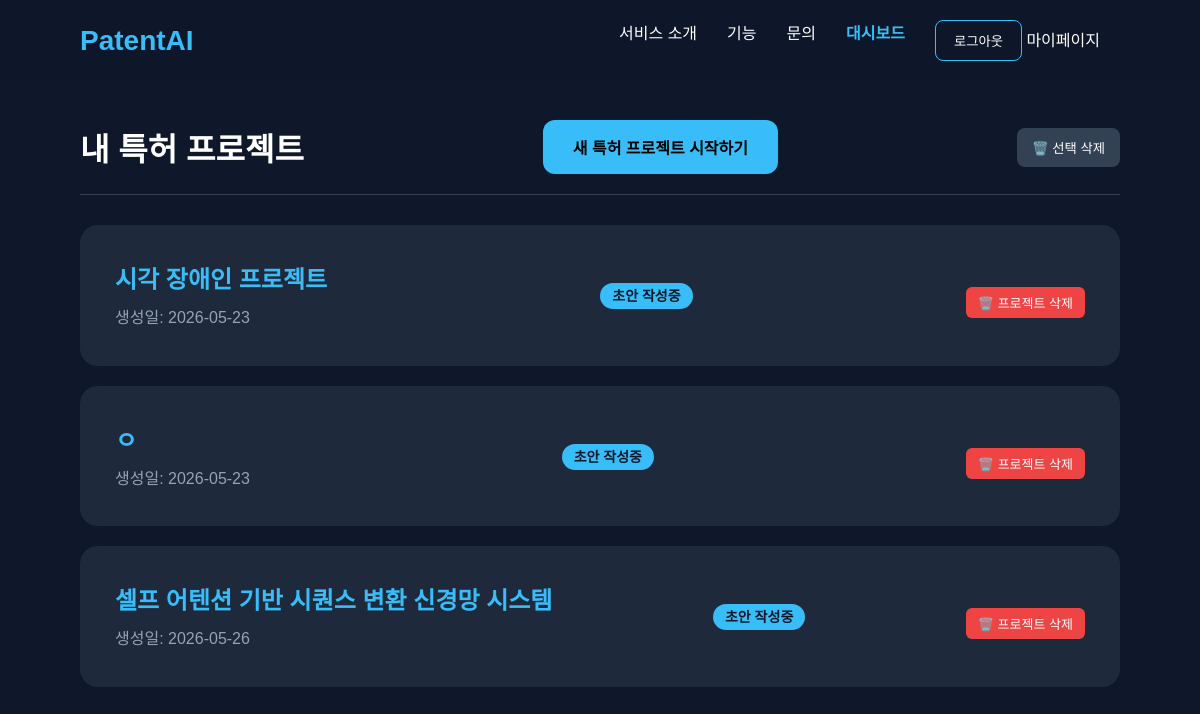
Page /workspace/dashboard/ (signed in) on the earlier database version.
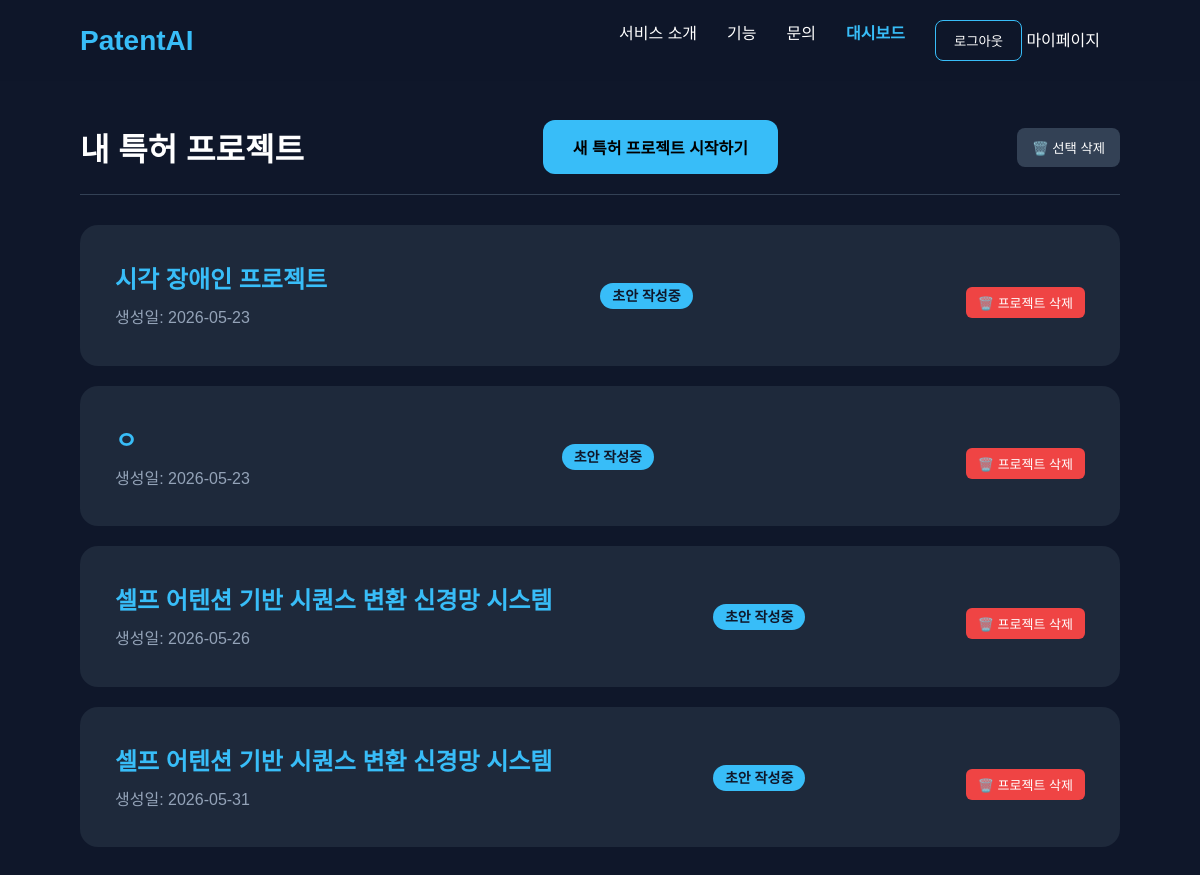
Same page on the later database version.
### workspace/models.py (models this page shows)
class PatentProject(models.Model):
    STATUS_CHOICES = (
        ('draft', '초안 작성중'),
        ('agent_processing', 'AI 처리중'),
        ('review', '변리사 검토중'),
        ('done', '완료'),
    )
    title = models.CharField(max_length=200, verbose_name="프로젝트명")
    owner = models.ForeignKey(User, on_delete=models.CASCADE, related_name='projects')
    status = models.CharField(max_length=20, choices=STATUS_CHOICES, default='draft')
    original_data_hash = models.CharField(max_length=64, blank=True, null=True) # 원본 데이터의 해시값을 저장하는 필드 (중복 방지 및 변경 감지용)
    created_at = models.DateTimeField(auto_now_add=True)
    updated_at = models.DateTimeField(auto_now=True)

### workspace/views.py (the view)
# urls.py: path('dashboard/', views.dashboard, name='dashboard'),
@login_required(login_url='/accounts/login/')
def dashboard(request):
    try:
        user_role = request.user.userprofile.role
    except:
        user_role = 'inventor'
    if user_role == 'attorney':
        projects = PatentProject.objects.filter(status='review')
        template_name = 'workspace/attorney_dashboard.html'
    else:
        projects = PatentProject.objects.filter(owner=request.user)
        template_name = 'workspace/inventor_dashboard.html'
    return render(request, template_name, {'projects': projects})

### workspace/templates/workspace/inventor_dashboard.html (shortened to what this page needs)
{% extends "base.html" %}
{% block content %}
<div class="dashboard-container" style="padding: 120px 80px 50px 80px; max-width: 1200px; margin: 0 auto;">
    <div style="display: flex; justify-content: space-between; align-items: center; border-bottom: 1px solid #334155; padding-bottom: 20px; margin-bottom: 30px;">
        <h1 style="margin: 0; font-size: 32px;">내 특허 프로젝트</h1>
        <a href="{% url 'create_project' %}" id="create-project-btn" class="start-btn" style="text-decoration: none; display: inline-block;">새 특허 프로젝트 시작하기</a>
        <button id="toggle-delete-mode-btn" style="background: #334155; color: white; border: none; padding: 10px 15px; border-radius: 8px; cursor: pointer;">
            🗑️ 선택 삭제
        </button>
    </div>
    <div class="project-list" style="display: flex; flex-direction: column; gap: 20px;">
        {% for project in projects %}
        <div class="card" style="width: 100%; display: flex; justify-content: space-between; align-items: center;">
            <div style="flex: 1; display: flex; justify-content: space-between; align-items: center;">
            <div>
                <h2 style="margin-bottom: 10px; font-size: 24px;">
                    <a href="{% url 'workstation' project.id %}" style="color: #38bdf8; text-decoration: none;">
                        {{ project.title }}
                    </a>
                </h2>
                <p style="color: #94a3b8;">생성일: {{ project.created_at|date:"Y-m-d" }}</p>
            </div>
            <div>
                <span style="background: #38bdf8; color: #0f172a; padding: 5px 12px; border-radius: 20px; font-weight: bold; font-size: 14px;">
                    {{ project.get_status_display }}
                </span>
            </div>
            <div class="project-actions" style="margin-top: 15px; display: flex; justify-content: flex-end;">
                <form action="{% url 'delete_project' project.id %}" method="POST"
                    onsubmit="return confirm('정말로 이 프로젝트를 삭제하시겠습니까?\n삭제된 데이터와 채팅 내역은 복구할 수 없습니다.');"
                    style="display: inline;">
                    <button type="submit" class="delete-btn"
                            style="background: #ef4444; color: white; border: none; padding: 6px 12px; border-radius: 6px; font-size: 13px; cursor: pointer; transition: background 0.2s;">
                        🗑️ 프로젝트 삭제
                    </button>
                </form>
            </div>
        </div>
        </div>
        {% empty %}
        <div style="text-align: center; padding: 60px 0; background: #1e293b; border-radius: 18px;">
            <p style="color: #94a3b8; font-size: 18px; margin-bottom: 20px;">아직 진행 중인 프로젝트가 없습니다.</p>
        </div>
        {% endfor %}
    </div>
</div>
{% endblock %}

Differences in the rows shown:
added PatentProject: title "셀프 어텐션 기반 시퀀스 변환 신경망 시스템", created_at "2026-05-31", status "초안 작성중"
